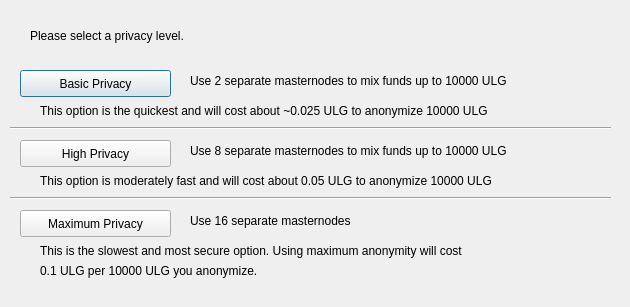
<?xml version="1.0" encoding="UTF-8"?>
<ui version="4.0">
 <class>ObfuscationConfig</class>
 <widget class="QDialog" name="ObfuscationConfig">
  <property name="geometry">
   <rect>
    <x>0</x>
    <y>0</y>
    <width>630</width>
    <height>307</height>
   </rect>
  </property>
  <property name="windowTitle">
   <string>Configure Obfuscation</string>
  </property>
  <widget class="QPushButton" name="buttonBasic">
   <property name="geometry">
    <rect>
     <x>20</x>
     <y>70</y>
     <width>151</width>
     <height>27</height>
    </rect>
   </property>
   <property name="text">
    <string>Basic Privacy</string>
   </property>
  </widget>
  <widget class="QPushButton" name="buttonHigh">
   <property name="geometry">
    <rect>
     <x>20</x>
     <y>140</y>
     <width>151</width>
     <height>27</height>
    </rect>
   </property>
   <property name="text">
    <string>High Privacy</string>
   </property>
  </widget>
  <widget class="QPushButton" name="buttonMax">
   <property name="geometry">
    <rect>
     <x>20</x>
     <y>210</y>
     <width>151</width>
     <height>27</height>
    </rect>
   </property>
   <property name="text">
    <string>Maximum Privacy</string>
   </property>
  </widget>
  <widget class="QLabel" name="label">
   <property name="geometry">
    <rect>
     <x>30</x>
     <y>20</y>
     <width>571</width>
     <height>31</height>
    </rect>
   </property>
   <property name="text">
    <string>Please select a privacy level.</string>
   </property>
  </widget>
  <widget class="QLabel" name="label_2">
   <property name="geometry">
    <rect>
     <x>190</x>
     <y>70</y>
     <width>421</width>
     <height>21</height>
    </rect>
   </property>
   <property name="text">
    <string>Use 2 separate masternodes to mix funds up to 10000 ULG</string>
   </property>
  </widget>
  <widget class="QLabel" name="label_3">
   <property name="geometry">
    <rect>
     <x>190</x>
     <y>140</y>
     <width>411</width>
     <height>21</height>
    </rect>
   </property>
   <property name="text">
    <string>Use 8 separate masternodes to mix funds up to 10000 ULG</string>
   </property>
  </widget>
  <widget class="QLabel" name="label_4">
   <property name="geometry">
    <rect>
     <x>190</x>
     <y>210</y>
     <width>421</width>
     <height>21</height>
    </rect>
   </property>
   <property name="text">
    <string>Use 16 separate masternodes</string>
   </property>
  </widget>
  <widget class="QLabel" name="label_6">
   <property name="geometry">
    <rect>
     <x>40</x>
     <y>100</y>
     <width>561</width>
     <height>21</height>
    </rect>
   </property>
   <property name="text">
    <string>This option is the quickest and will cost about ~0.025 ULG to anonymize 10000 ULG</string>
   </property>
  </widget>
  <widget class="QLabel" name="label_7">
   <property name="geometry">
    <rect>
     <x>40</x>
     <y>170</y>
     <width>561</width>
     <height>21</height>
    </rect>
   </property>
   <property name="text">
    <string>This option is moderately fast and will cost about 0.05 ULG to anonymize 10000 ULG</string>
   </property>
  </widget>
  <widget class="QLabel" name="label_8">
   <property name="geometry">
    <rect>
     <x>40</x>
     <y>240</y>
     <width>561</width>
     <height>21</height>
    </rect>
   </property>
   <property name="text">
    <string>This is the slowest and most secure option. Using maximum anonymity will cost</string>
   </property>
  </widget>
  <widget class="QLabel" name="label_9">
   <property name="geometry">
    <rect>
     <x>40</x>
     <y>260</y>
     <width>561</width>
     <height>21</height>
    </rect>
   </property>
   <property name="text">
    <string>0.1 ULG per 10000 ULG you anonymize.</string>
   </property>
  </widget>
  <widget class="Line" name="line">
   <property name="geometry">
    <rect>
     <x>10</x>
     <y>120</y>
     <width>601</width>
     <height>16</height>
    </rect>
   </property>
   <property name="orientation">
    <enum>Qt::Horizontal</enum>
   </property>
  </widget>
  <widget class="Line" name="line_2">
   <property name="geometry">
    <rect>
     <x>10</x>
     <y>190</y>
     <width>601</width>
     <height>16</height>
    </rect>
   </property>
   <property name="orientation">
    <enum>Qt::Horizontal</enum>
   </property>
  </widget>
 </widget>
 <resources/>
 <connections/>
</ui>
